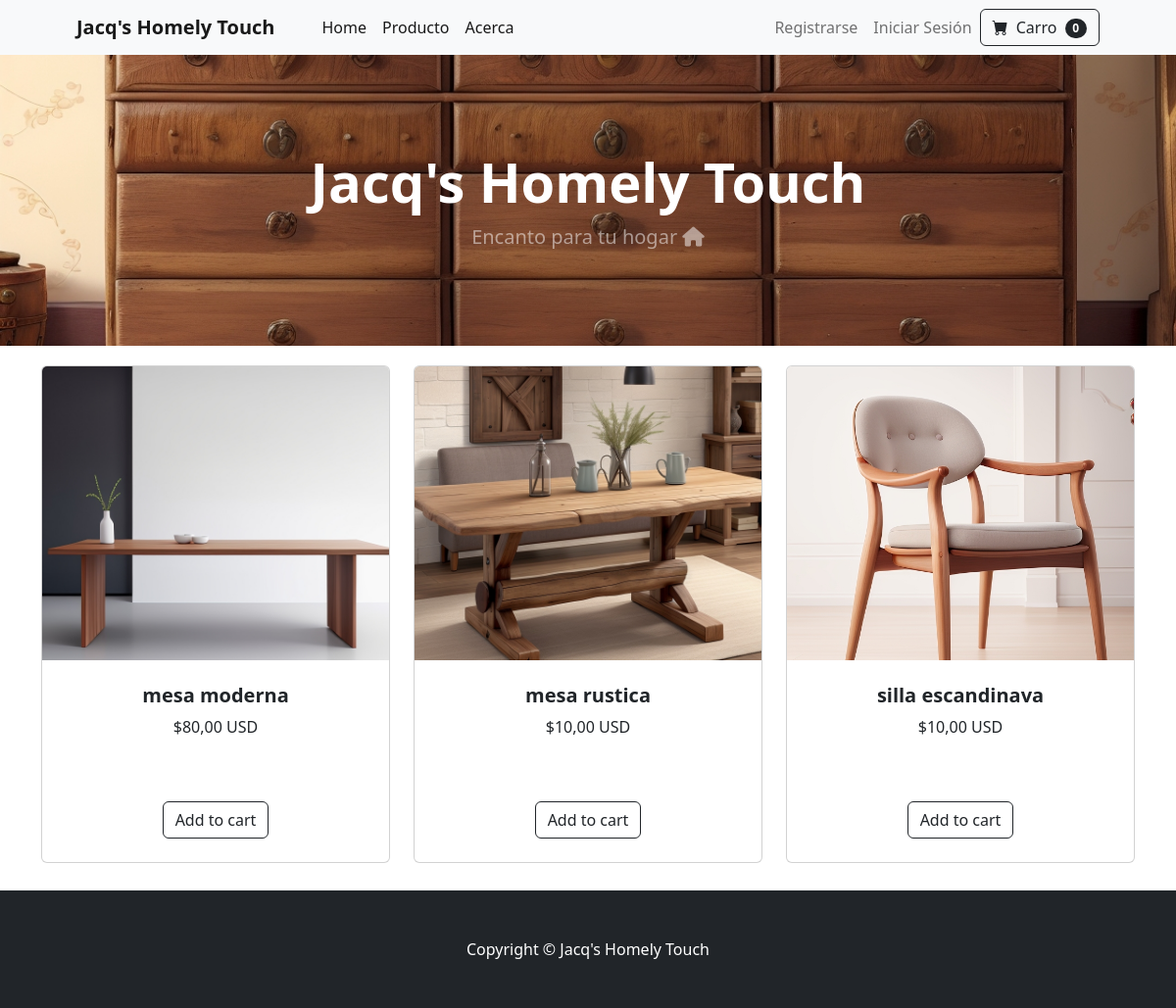
Before: / with the older database file.
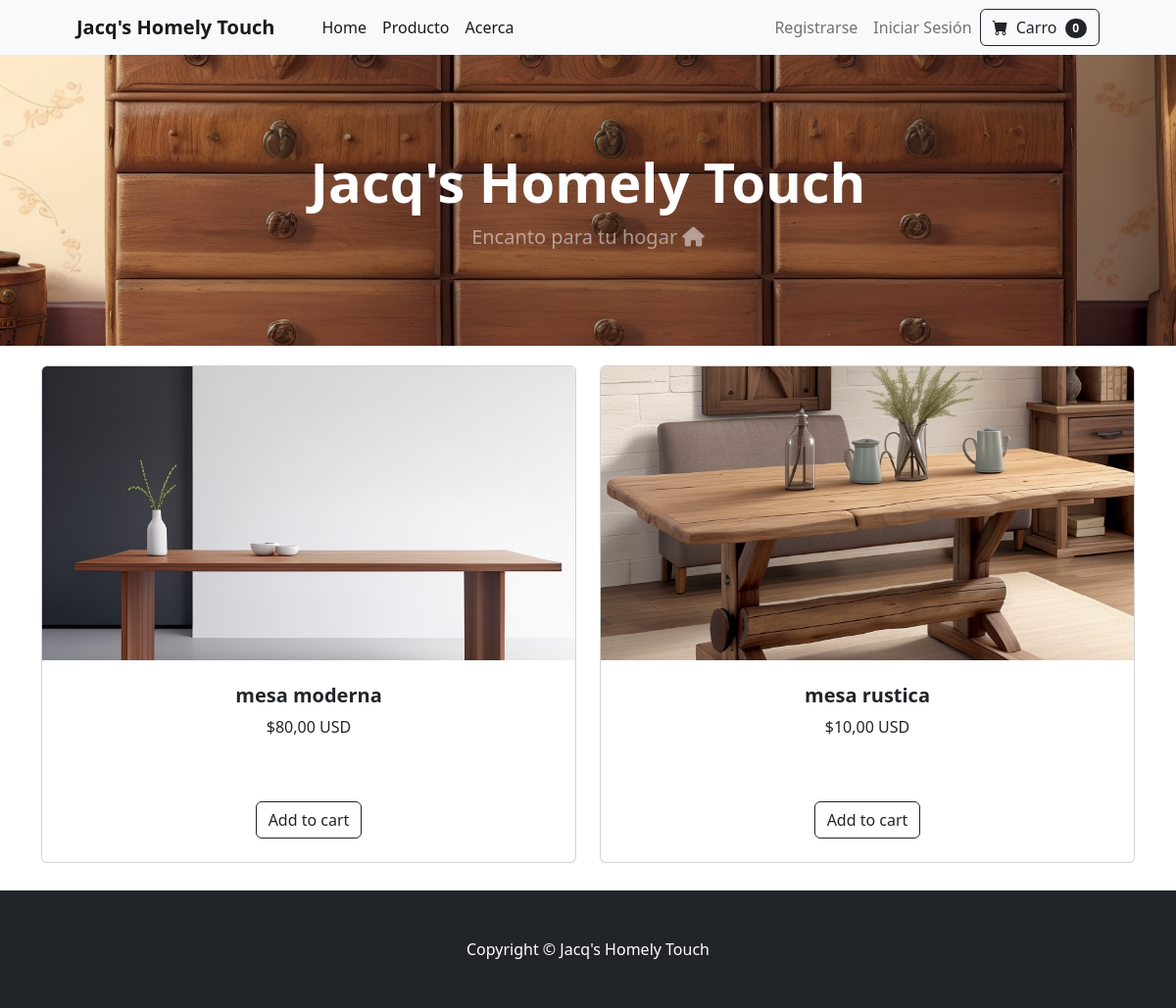
After: the same page with the newer database file.
### producto/models.py (models this page shows, shortened)
class Producto(models.Model):
    nombre = models.CharField(max_length=100)
    precio = models.DecimalField(max_digits=10, decimal_places=2)
    descripcion = models.TextField()
    foto = models.ImageField(upload_to='static/producto/img/')
    proveedor = models.ForeignKey(Proveedor, on_delete=models.CASCADE)
    stock = models.PositiveIntegerField(default=0)

### core/views.py (the view)
# urls.py: 2. Add a URL to urlpatterns:  path('', views.home, name='home')
def home(request):
    productos = Producto.objects.all()
    return render(request, 'core/index.html', {'productos': productos})

### core/templates/core/index.html (shortened to what this page needs)
{% load static %}
<!DOCTYPE html>
<html lang="en">
    <head>
        <link href="https://cdn.jsdelivr.net/npm/bootstrap-icons@1.5.0/font/bootstrap-icons.css" rel="stylesheet" />
        <link href="{% static 'core/css/styles.css' %}" rel="stylesheet" />
    </head>
    <body>
        {% include 'core/navbar.html' %}
        {% include 'core/header.html' %}
        {% include 'core/card.html' %}
        {% include 'core/footer.html' %}
    </body>
</html>

### core/templates/core/card.html (shortened to what this page needs)
{% load static %}
<div class="container">
    <div class="row">
        {% for producto in productos %}
            <div class="col mb-5">
                <div class="card h-100">
                    <img src="{{ producto.foto.url }}" class="card-img-top" alt="{{ producto.nombre }}">
                    <div class="card-body p-4">
                        <div class="text-center">
                            <h5 class="fw-bolder">{{ producto.nombre }}</h5>
                            ${{ producto.precio }} USD
                        </div>
                    </div>
                    <div class="card-footer p-4 pt-0 border-top-0 bg-transparent">
                        <div class="text-center">
                            <a href="#" class="btn btn-outline-dark mt-auto">Add to cart</a>
                        </div>
                    </div>
                </div>
            </div>
        {% endfor %}
    </div>
</div>

Changed rows visible on the page:
removed Producto: foto (picture), nombre "silla escandinava", precio "10,00"
